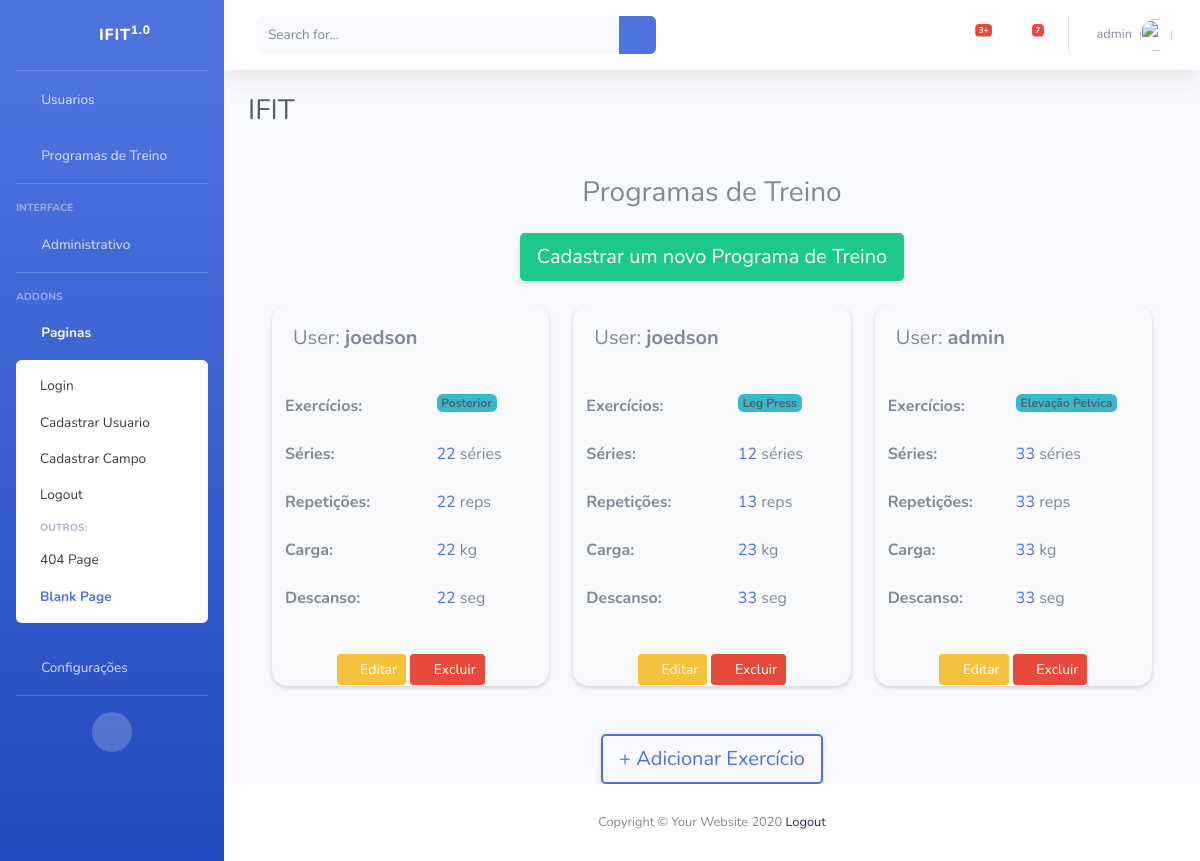
Screenshot of /listar/training-exercicios/ (signed in) with the database file from the repository.
### cadastros/models.py (models this page shows, shortened)
class TrainingExercicio(models.Model):
    exercises = models.ManyToManyField(Exercicio)
    series = models.IntegerField()
    repeticoes = models.IntegerField()
    carga = models.CharField(max_length=50, blank=True, null=True)
    descanso = models.IntegerField()  # em segundos
    descricao = models.CharField(max_length=100, default='Descrição padrão')
    usuario = models.ForeignKey(User, on_delete=models.CASCADE)

class Exercicio(models.Model):
    exercicio = models.CharField(max_length=50)
    tipo = models.CharField(max_length=10)
    grupo = models.CharField(max_length=20)
    descricao = models.CharField(max_length=100)

### cadastros/views.py (the view)
# urls.py: path('listar/training-exercicios/', TrainingExercicioList.as_view(), name='listar-training-exercicios'),
class TrainingExercicioList(LoginRequiredMixin, ListView):
    login_url = reverse_lazy('login')
    model = TrainingExercicio
    template_name = 'cadastros/listas/training_exercicio.html'
    def get_queryset(self):
        if self.request.user.is_staff:  #Verifica se o usuário é um administrador
            return TrainingExercicio.objects.all()
        else:
            return TrainingExercicio.objects.filter(usuario=self.request.user)

### cadastros/templates/cadastros/listas/training_exercicio.html (shortened to what this page needs)
{% extends 'paginas/index.html' %}
{% load static %}
{% block conteudo %}
<div class="container mt-5">
    <h3 class="text-center mb-4">Programas de Treino</h3>
    <div class="text-center mb-4">
        <a href="{% url 'cadastrar-training-exercicio' %}" class="btn btn-success btn-lg shadow-sm">Cadastrar um novo Programa de Treino</a>
    </div>
    <div class="row flex-nowrap overflow-auto">
        {% for training_exercicio in object_list %}
        <div class="col-md-4 mb-4">
            <div class="card border-light shadow-sm" style="border-radius: 15px; background-color: #f8f9fa;">
                <div class="card-body">
                    <h5 class="card-title text-secondary">User: <strong>{{ training_exercicio.usuario }}</strong></h5>
                </div>
                <div class="table-responsive">
                    <table class="table table-borderless">
                        <tbody>
                            <tr>
                                <td><strong>Exercícios:</strong></td>
                                <td>
                                    <div class="d-flex flex-wrap" style="gap: 0.5rem;">
                                        {% for exercicio in training_exercicio.exercises.all %}
                                            <span class="badge bg-info text-dark">{{ exercicio.exercicio }}</span>
                                        {% endfor %}
                                    </div>
                                </td>
                            </tr>
                            <tr>
                                <td><strong>Séries:</strong></td>
                                <td><span class="text-primary">{{ training_exercicio.series }}</span> séries</td>
                            </tr>
                            <tr>
                                <td><strong>Repetições:</strong></td>
                                <td><span class="text-primary">{{ training_exercicio.repeticoes }}</span> reps</td>
                            </tr>
                            <tr>
                                <td><strong>Carga:</strong></td>
                                <td><span class="text-primary">{{ training_exercicio.carga }}</span> kg</td>
                            </tr>
                            <tr>
                                <td><strong>Descanso:</strong></td>
                                <td><span class="text-primary">{{ training_exercicio.descanso }}</span> seg</td>
                            </tr>
                        </tbody>
                    </table>
                </div>
                <div class="text-center mt-3">
                    <a href="{% url 'editar-training-exercicio' training_exercicio.pk %}" class="btn btn-warning btn-sm" title="Editar">
                        <i class="fas fa-edit"></i> Editar
                    </a>
                    <a href="{% url 'excluir-training-exercicio' training_exercicio.pk %}" class="btn btn-danger btn-sm" title="Excluir">
                        <i class="fas fa-trash-alt"></i> Excluir
                    </a>
                </div>
            </div>
        </div>
        {% empty %}
        <div class="col-12">
            <div class="alert alert-warning text-center">Nenhum programa de treino encontrado.</div>
        </div>
        {% endfor %}
    </div>
    <div class="text-center mt-4">
        <a href="{% url 'cadastrar-exercicio' %}" class="btn btn-outline-primary btn-lg shadow-sm" style="border-width: 2px;">+ Adicionar Exercício</a>
    </div>
</div>
{% endblock %}

### paginas/templates/paginas/index.html (shortened to what this page needs)
{% load static %}
<!DOCTYPE html>
<html lang="pt-br">
<head>
    <link href={% static "fontawesome-free/css/all.min.css" %} rel="stylesheet" type="text/css">
    <link href={% static "css/sb-admin-2.min.css" %} rel="stylesheet" type="text/css">
    <link href={% static "css/sb-admin-2.min.css" %} rel="stylesheet">
</head>
<body id="page-top">
    <div id="wrapper">
        <ul class="navbar-nav bg-gradient-primary sidebar sidebar-dark accordion" id="accordionSidebar">
            <a class="sidebar-brand d-flex align-items-center justify-content-center" href="index.html">
                <div class="sidebar-brand-icon rotate-n-15">
                    <i class="fas fa-laugh-wink"></i>
                </div>
                <div class="sidebar-brand-text mx-3">IFIT<sup>1.0</sup></div>
            </a>
            <hr class="sidebar-divider my-0">
            <li class="nav-item">
                <a class="nav-link" href="{% url 'listar-usersauth' %}">
                    <i class="fas fa-fw fa-tachometer-alt"></i>
                    <span>Usuarios</span></a>
            </li>
            <li class="nav-item">
                <a class="nav-link" href="{% url 'listar-training-exercicios' %}">
                    <i class="fas fa-fw fa-tachometer-alt"></i>
                    <span>Programas de Treino</span></a>
            </li>
            <hr class="sidebar-divider">
            <div class="sidebar-heading">
                Interface
            </div>
            <li class="nav-item">
                <a class="nav-link collapsed" href="#" data-toggle="collapse" data-target="#collapseTwo"
                    aria-expanded="true" aria-controls="collapseTwo">
                    <i class="fas fa-fw fa-cog"></i>
                    <span>Administrativo</span>
                </a>
            </li>
            <hr class="sidebar-divider">
            <div class="sidebar-heading">
                Addons
            </div>
            <li class="nav-item active">
                <a class="nav-link" href="#" data-toggle="collapse" data-target="#collapsePages" aria-expanded="true"
                    aria-controls="collapsePages">
                    <i class="fas fa-fw fa-folder"></i>
                    <span>Paginas</span>
                </a>
                <div id="collapsePages" class="collapse show" aria-labelledby="headingPages"
                    data-parent="#accordionSidebar">
                    <div class="bg-white py-2 collapse-inner rounded">
                        <a class="collapse-item" href="{% url 'login' %}">Login</a>
                        <a class="collapse-item" href="{% url 'cadastrar-userauth' %}">Cadastrar Usuario</a>
                        <a class="collapse-item" href="{% url 'cadastrar-campo' %}">Cadastrar Campo</a>
                        <a class="collapse-item" href="forgot-password.html">Logout</a>
                        <h6 class="collapse-header">Outros:</h6>
                        <a class="collapse-item" href="404.html">404 Page</a>
                        <a class="collapse-item active" href="blank.html">Blank Page</a>
                    </div>
                </div>
            </li>
            <li class="nav-item">
                <a class="nav-link collapsed" href="#" data-toggle="collapse" data-target="#collapseUtilities"
                    aria-expanded="true" aria-controls="collapseUtilities">
                    <i class="fas fa-fw fa-wrench"></i>
                    <span>Configurações</span>
                </a>
            </li>
            <hr class="sidebar-divider d-none d-md-block">
            <div class="text-center d-none d-md-inline">
                <button class="rounded-circle border-0" id="sidebarToggle"></button>
            </div>
        </ul>
        <div id="content-wrapper" class="d-flex flex-column">
            <div id="content">
                <nav class="navbar navbar-expand navbar-light bg-white topbar mb-4 static-top shadow">
                    <form
                        class="d-none d-sm-inline-block form-inline mr-auto ml-md-3 my-2 my-md-0 mw-100 navbar-search">
                        <div class="input-group">
                            <input type="text" class="form-control bg-light border-0 small" placeholder="Search for..."
                                aria-label="Search" aria-describedby="basic-addon2">
                            <div class="input-group-append">
                                <button class="btn btn-primary" type="button">
                                    <i class="fas fa-search fa-sm"></i>
                                </button>
                            </div>
                        </div>
                    </form>
                    <ul class="navbar-nav ml-auto">
                        <li class="nav-item dropdown no-arrow mx-1">
                            <a class="nav-link dropdown-toggle" href="#" id="alertsDropdown" role="button"
                                data-toggle="dropdown" aria-haspopup="true" aria-expanded="false">
                                <i class="fas fa-bell fa-fw"></i>
                                <span class="badge badge-danger badge-counter">3+</span>
                            </a>
                        </li>
                        <li class="nav-item dropdown no-arrow mx-1">
                            <a class="nav-link dropdown-toggle" href="#" id="messagesDropdown" role="button"
                                data-toggle="dropdown" aria-haspopup="true" aria-expanded="false">
                                <i class="fas fa-envelope fa-fw"></i>
                                <span class="badge badge-danger badge-counter">7</span>
                            </a>
                        </li>
                        <li class="nav-item dropdown no-arrow">
                            {% if request.user.is_authenticated %}
                            <a class="nav-link dropdown-toggle" href="#" id="userDropdown" role="button"
                                data-toggle="dropdown" aria-haspopup="true" aria-expanded="false">
                                <span class="mr-2 d-none d-lg-inline text-gray-600 small">{{ request.user }}</span>
                                <img class="img-profile rounded-circle"
                                    src="img/undraw_profile.svg">
                            </a>
                            {% endif %}
                        </li>
                    </ul>
                </nav>
                <div class="container-fluid">
                    <h1 class="h3 mb-4 text-gray-800">IFIT</h1>
                    {% block conteudo %}{% endblock %}
                </div>
            </div>
            <footer class="sticky-footer bg-white">
                <div class="container my-auto">
                    <div class="copyright text-center my-auto">
                        <span>Copyright &copy; Your Website 2020</span>
                        <a href="#" onclick="event.preventDefault(); document.getElementById('logout-form').submit();">
                            Logout
                        </a>
                    </div>
                </div>
            </footer>
        </div>
    </div>
</body>
</html>

### cadastros/templates/cadastros/listas/training_exercicio.html (style rules this page uses)
.card { transition: transform 0.3s; }

### rows the page displays
TrainingExercicio: usuario "joedson", series "22", repeticoes "22", carga "22", descanso "22"
Exercicio: exercicio "Posterior"
TrainingExercicio: usuario "joedson", series "12", repeticoes "13", carga "23", descanso "33"
Exercicio: exercicio "Leg Press"
TrainingExercicio: usuario "admin", series "33", repeticoes "33", carga "33", descanso "33"
Exercicio: exercicio "Elevação Pelvica"

### other values shown
{{ request.user }} "admin"
